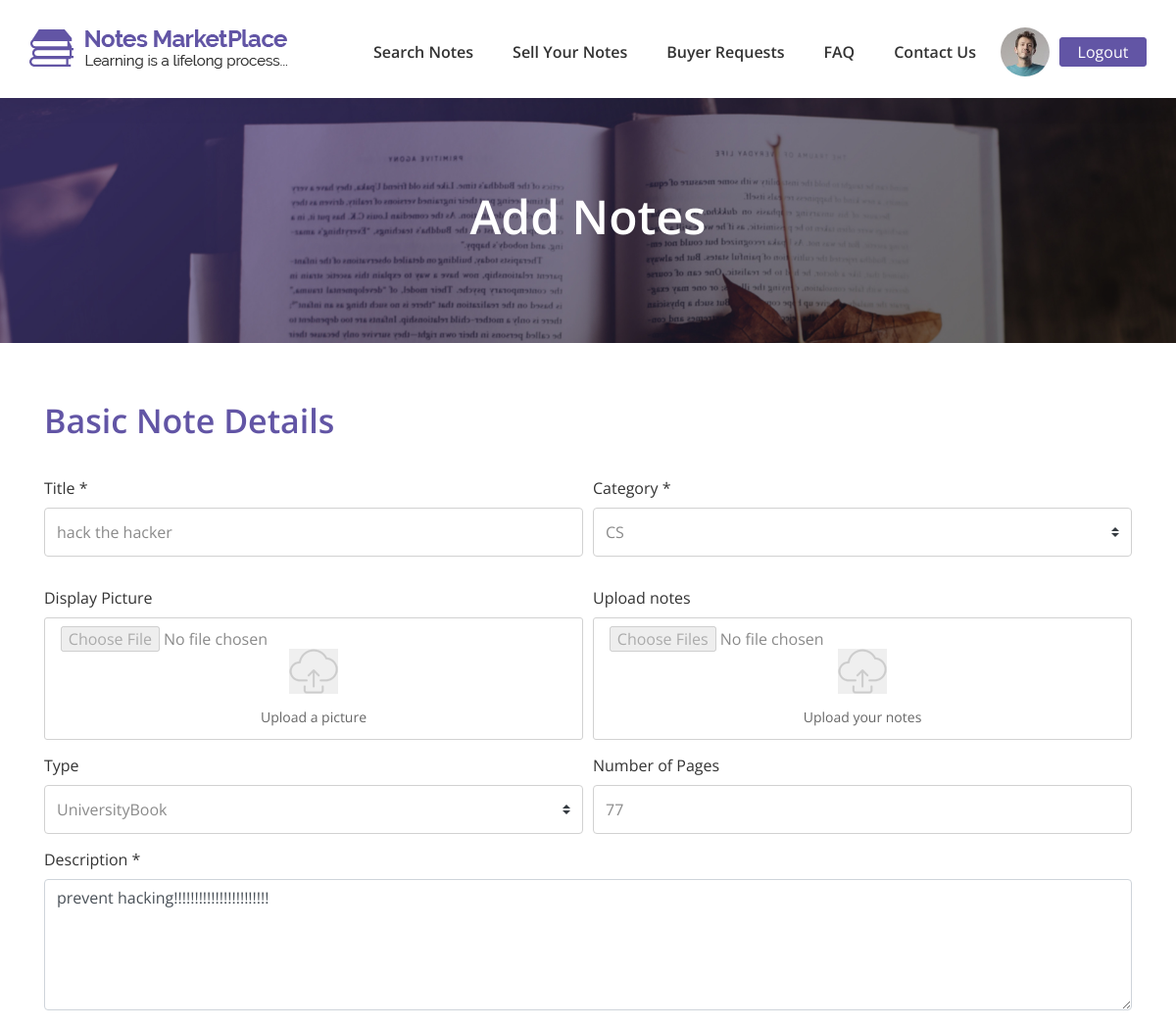
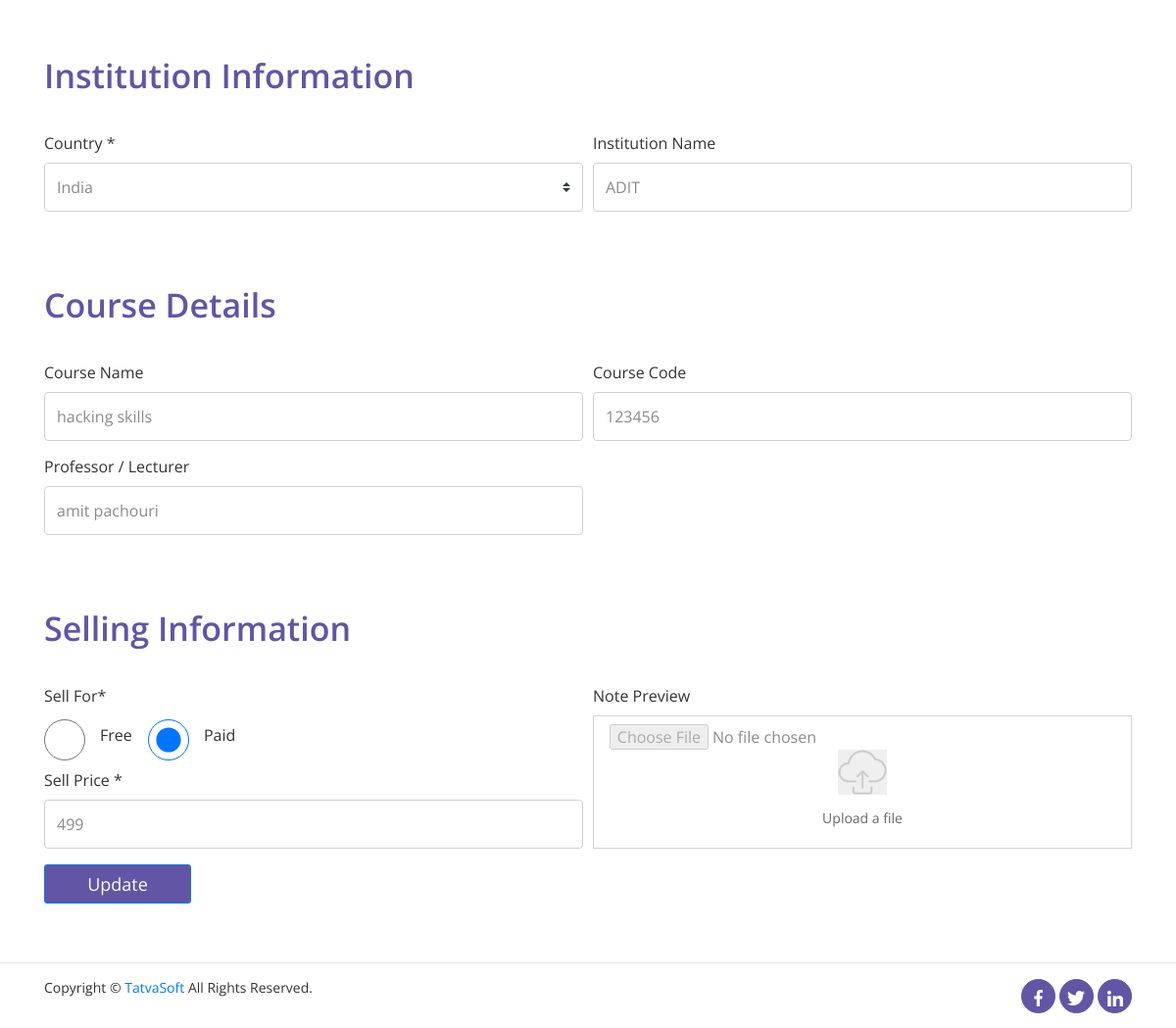
Page /php/updatenote.php?id=111 (signed in) on the committed database (2 pictures, top to bottom).
### tables this page shows
CREATE TABLE `sellernotes` (
  `ID` int(11) NOT NULL,
  `SellerID` int(11) NOT NULL,
  `Status` int(11) NOT NULL,
  `ActionedBy` int(11) DEFAULT NULL,
  `AdminRemarks` varchar(255) DEFAULT NULL,
  `PublishedDate` datetime DEFAULT NULL,
  `Title` varchar(100) NOT NULL,
  `Category` int(11) NOT NULL,
  `DisplayPicture` varchar(500) DEFAULT NULL,
  `NoteType` int(11) DEFAULT NULL,
  `NumberofPages` int(11) DEFAULT NULL,
  `Description` varchar(255) NOT NULL,
  `UniversityName` varchar(200) DEFAULT NULL,
  `Country` int(11) DEFAULT NULL,
  `Course` varchar(100) DEFAULT NULL,
  `CourseCode` varchar(100) DEFAULT NULL,
  `Professor` varchar(100) DEFAULT NULL,
  `IsPaid` int(1) NOT NULL DEFAULT 0,
  `SellingPrice` decimal(10,0) DEFAULT NULL,
  `NotesPreview` varchar(255) DEFAULT NULL,
  `CreatedDate` datetime DEFAULT current_timestamp(),
  `CreatedBy` int(11) DEFAULT NULL,
  `ModifiedDate` datetime DEFAULT current_timestamp(),
  `ModifiedBy` int(11) DEFAULT NULL,
  `IsActive` bit(1) NOT NULL DEFAULT b'1'
);

CREATE TABLE `notecategories` (
  `ID` int(11) NOT NULL,
  `Name` varchar(100) NOT NULL,
  `Description` varchar(255) NOT NULL,
  `CreatedDate` datetime DEFAULT current_timestamp(),
  `CreatedBy` int(11) DEFAULT NULL,
  `ModifiedDate` datetime DEFAULT NULL,
  `ModifiedBy` int(11) DEFAULT NULL,
  `IsActive` bit(1) NOT NULL DEFAULT b'1'
);

CREATE TABLE `notetypes` (
  `ID` int(11) NOT NULL,
  `Name` varchar(100) NOT NULL,
  `Description` varchar(255) NOT NULL,
  `CreatedDate` datetime DEFAULT current_timestamp(),
  `CreatedBy` int(11) DEFAULT NULL,
  `ModifiedDate` datetime DEFAULT NULL,
  `ModifiedBy` int(11) DEFAULT NULL,
  `IsActive` bit(1) NOT NULL DEFAULT b'1'
);

CREATE TABLE `countries` (
  `ID` int(11) NOT NULL,
  `Name` varchar(100) NOT NULL,
  `CountryCode` varchar(100) NOT NULL,
  `CreatedDate` datetime DEFAULT current_timestamp(),
  `CreatedBy` int(11) DEFAULT NULL,
  `ModifiedDate` datetime DEFAULT NULL,
  `ModifiedBy` int(11) DEFAULT NULL,
  `IsActive` bit(1) NOT NULL DEFAULT b'1'
);

### php/updatenote.php (the view, shortened to what this page needs)
<?php
include '../php/dbcon.php';
?>
<!DOCTYPE html>
<html lang="en">
<?php
    include '../php/front-header.php';
?>
    <div class="add-note-image m-top-100">
        <div class="user-text">
            <h1>Add Notes</h1>
        </div>
    </div>
    <div class="container form-wrap">
        <form method="post"  action="">
            <div class="user-heading">
                <h3>Basic Note Details</h3>
            </div>
 <?php
$id = $_GET['id'];
$selectq = "select * from sellernotes where ID=$id";
$selectque = mysqli_query($con,$selectq);
$result = mysqli_fetch_array($selectque);
            ?>
            <div class="form-row">
                <div class="form-group col-md-6">
                    <label for="exampleInputfname">Title *</label>
                    <input type="text" class="form-control" id="exampleInputfname" placeholder="Enter your notes title" name="title" required value="<?php echo $result['Title'];?>" >
                </div>
                <div class="form-group col-md-6">
                    <label for="exampleInputfname">Category *</label>
                    <?php
                    $category = "select * from notecategories where IsActive=1";
                        $categoryquery = mysqli_query($con,$category);
                        $categoryrows = mysqli_num_rows($categoryquery);
                    ?>
                    <div class="input-group mb-3">
                        <select class="custom-select" id="inputGroupSelect01" name="category" required>
                            <?php
                            for($i=1;$i<=$categoryrows;$i++){
                                $categoryrow = mysqli_fetch_array($categoryquery);
                            ?>
                            <option value="<?php echo $categoryrow['ID'];?>" <?php if($categoryrow['ID']==$result['Category']){echo "selected";}?>><?php echo $categoryrow['Name'] ?></option>
                            <?php
                            }
                            ?>
                        </select>
                    </div>
                </div>
            </div>
            <div class="form-row">
                <div class="form-group col-md-6">
                    <label for="exampleInputfname">Display Picture</label>
                    <div class="upload-custom">
                        <button >
                            <img src="../images/icons/upload-file.png">
                        </button>
                        <input type="file" id="getdisplaypic" name="displaypic" style="border:none;width:70%;margin-left:-7%;"  disabled>
                        <p class="text-center">Upload a picture</p>
                    </div>
                </div>
                <div class="form-group col-md-6">
                    <label for="exampleInputfname">Upload notes </label>
                    <div class="upload-custom">
                        <button >
                            <img src="../images/icons/upload-file.png">
                        </button>
                        <input type="file" id="getnote" name="uploadnote[]" style="border:none;width:70%;margin-left:-7%;" multiple disabled>
                        <p class="text-center">Upload your notes</p>
                    </div>
                </div>
            </div>
            <div class="form-row">
                <div class="form-group col-md-6">
                    <label for="exampleInputfname">Type</label>
                    <?php
                    $type = "select * from notetypes where IsActive=1";
                        $typequery = mysqli_query($con,$type);
                        $typerows = mysqli_num_rows($typequery);
                    ?>
                    <div class="input-group">
                        <select class="custom-select" id="inputGroupSelect01" name="type">
                            <?php
                            for($i=1;$i<=$typerows;$i++){
                                $typerow = mysqli_fetch_array($typequery);
                            ?>
                            <option value="<?php echo $typerow['ID'] ?>" <?php if($typerow['ID']==$result['NoteType']){echo "selected";}?>><?php echo $typerow['Name'] ?></option>
                            <?php
                            }
                            ?>
                        </select>
                    </div>
                </div>
                <div class="form-group col-md-6">
                    <label for="exampleInputfname">Number of Pages</label>
                    <input type="text" class="form-control" id="exampleInputfname" placeholder="Enter number of pages" name="pages" value=<?php echo $result['NumberofPages']; ?>>
                </div>
            </div>
            <div class="form-row">
                <div class="form-group col-md-12">
                    <label for="exampleInputfname">Description *</label>
                    <textarea class="form-control" id="exampleInputfname" placeholder="Enter your notes title" rows="5" required name="description" maxlength="255"><?php echo $result['Description'] ?></textarea>
                </div>
            </div>
            <div class="user-heading">
                <h3>Institution Information</h3>
            </div>
            <div class="form-row">
                <div class="form-group col-md-6">
                    <label for="exampleInputfname">Country *</label>
                    <?php
                    $country = "select * from countries where IsActive=1";
                        $countryquery = mysqli_query($con,$country);
                        $countryrows = mysqli_num_rows($countryquery);
                    ?>
                    <div class="input-group">
                        <select class="custom-select" id="inputGroupSelect01" name="country" required>
                            <?php
                            for($i=1;$i<=$countryrows;$i++){
                                $countryrow = mysqli_fetch_array($countryquery);
                            ?>
                            <option value="<?php echo $countryrow['ID'] ?>" <?php if($countryrow['ID']==$result['Country']){echo "selected";}?>><?php echo $countryrow['Name'] ?></option>
                            <?php
                            }
                            ?>
                        </select>
                    </div>
                </div>
                <div class="form-group col-md-6">
                    <label for="exampleInputlname">Institution Name</label>
                    <input type="text" class="form-control" id="exampleInputlname" placeholder="Enter your institution name" name="institution" value="<?php echo $result['UniversityName']; ?>">
                </div>
            </div>
            <div class="user-heading">
                <h3>Course Details</h3>
            </div>
            <div class="form-row">
                <div class="form-group col-md-6">
                    <label for="exampleInputfname">Course Name</label>
                    <input type="text" class="form-control" id="exampleInputfname" placeholder="Enter your course name" name="course" value="<?php echo $result['Course']; ?>">
                </div>
                <div class="form-group col-md-6">
                    <label for="exampleInputlname">Course Code</label>
                    <input type="text" class="form-control" id="exampleInputlname" placeholder="Enter your course code" name="coursecode" value="<?php echo $result['CourseCode']; ?>">
                </div>
            </div>
            <div class="form-row">
                <div class="form-group col-md-6">
                    <label for="exampleInputfname">Professor / Lecturer</label>
                    <input type="text" class="form-control" id="exampleInputfname" placeholder="Enter your professor name" name="professor" value="<?php echo $result['Professor']; ?>">
                </div>
            </div>
            <div class="user-heading">
                <h3>Selling Information</h3>
            </div>
            <div class="form-row">
                <div class="col-md-6">
                    <div class="form-group">
                        <label for="exampleInputfname">Sell For*</label>
                        <div class="form-check form-check-inline">
                            <input class="form-check-input" type="radio" name="sellfor" value="5" required <?php if($result['IsPaid']==5){echo "checked"; } ?>>
                            <label class="form-check-label" for="inlineRadio1" style="margin-left: 10px;">Free</label>
                        </div>
                        <div class="form-check form-check-inline">
                            <input class="form-check-input" type="radio" name="sellfor" id="inlineRadio2" value="4" <?php if($result['IsPaid']==4){echo "checked"; } ?>>
                            <label class="form-check-label" for="inlineRadio2" style="margin-left: 10px;">Paid</label>
                        </div>
                        <div class="form-group">
                            <label for="exampleInputfname">Sell Price *</label>
                            <input type="text" class="form-control" id="exampleInputfname" placeholder="Enter your price" name="price" required value="<?php echo $result['SellingPrice']; ?>">
                        </div>
                    </div>
                </div>
                <div class="form-group col-md-6">
                    <label for="exampleInputfname">Note Preview</label>
                    <div class="upload-custom-add-notes">
                        <button>
                            <img src="../images/icons/upload-file.png">
                        </button>
                        <input type="file" id="getpreview" name="preview" style="border:none;width:70%;margin-left:-7%;" disabled>
                        <p class="text-center">Upload a file</p>
                    </div>
                </div>
            </div>
            <button type="submit" class="btn btn-primary" id="submit-btn-user" name="update">Update</button>
        </form>
    </div>
<?php
    include '../php/footer.php';
?>
</html>

### css/style.css (style rules this page uses)
* { margin: 0px; padding: 0px; box-sizing: border-box; }
body, html { height: 100%; font-family: Open Sans; }
.m-top-100 { margin-top: 100px; }
.form-group label { font-size: 16px; font-weight: 400; line-height: 20px; color: #333333; padding-bottom: 10px; }
.form-group input { font-family: Open Sans; font-size: 16px; font-weight: 400; line-height: 20px; color: #000; height: 50px; border: 1px solid #d1d1d1; }
.form-wrap .form-group input { font-family: Open Sans; font-size: 16px; font-weight: 400; line-height: 20px; color: #8a8a8a; height: 50px; border: 1px solid #d1d1d1; }
.form-group .input-group .custom-select option { font-weight: 400 !important; font-family: Open Sans !important; font-size: 16px !important; line-height: 20px !important; color: #8a8a8a !important; }
.form-group .input-group select { font-family: Open Sans; font-size: 16px; font-weight: 400; line-height: 20px; color: #8a8a8a; height: 50px; border: 1px solid #d1d1d1; }
p { font-size: 14px; line-height: 1.7; color: #666666; margin: 0px; }
input { font-family: Open Sans; font-size: 16px; font-weight: 400; line-height: 20px; color: #000; }
label { margin: 0; display: block; }
.user-text { text-align: center; position: absolute; top: 50%; left: 50%; -webkit-transform: translate(-50%, -50%); transform: translate(-50%, -50%); color: white; }
.user-text h1 { font-family: Open Sans; font-size: 48px; font-weight: 600; line-height: 52px; }
.user-heading h3 { font-family: Open Sans; font-size: 34px; font-weight: 600; line-height: 38px; color: #6255a5; padding: 60px 0 40px 0; margin: 0; }
.container .form-row .form-group .upload-custom { border: 1px solid #d1d1d1; width: 100%; height: 125px; border-radius: 3px; }
.container .form-row .form-group .upload-custom button { border: none; position: relative; left: 50%; top: 25%; -webkit-transform: translate(-50%, -0%); transform: translate(-50%, -0%); }
.container .form-row .form-group .upload-custom p { position: relative; left: 50%; top: 25%; -webkit-transform: translate(-50%, -0%); transform: translate(-50%, -0%); }
#submit-btn-user { background: #6255a5; width: 150px; height: 40px; border-radius: 3px; -webkit-text-decoration-color: #fff; text-decoration-color: #fff; font-style: Open Sans; font-size: 18px; line-height: 22px; -webkit-transition: all 0.6s; transition: all 0.6s; }
.add-note-image { background-image: url(../images/posters/banner-with-overlay-1.jpg); height: 250px; background-position: center; background-repeat: no-repeat; background-size: cover; position: relative; }
.container .form-row .form-group .upload-custom-add-notes { border: 1px solid #ced4da; width: 100%; height: 82%; }
.container .form-row .form-group .upload-custom-add-notes button { border: none; position: relative; left: 50%; top: 25%; -webkit-transform: translate(-50%, -0%); transform: translate(-50%, -0%); }
.container .form-row .form-group .upload-custom-add-notes p { position: relative; left: 50%; top: 25%; -webkit-transform: translate(-50%, -0%); transform: translate(-50%, -0%); }
input[type=radio] { box-sizing: border-box; width: 42px; height: 42px; border: 1px solid #d1d1d1; padding: 0; }
select { font-family: Open Sans; text-overflow: ellipsis; white-space: nowrap; }
option { font-family: Open Sans; color: dimgrey !important; font-weight: 100; }

### rows in the picture
sellernotes: title "hack the hacker", category "CS", type "UniversityBook", pages "77", description "prevent hacking!!!!!!!!!!!!!!!!!!!!!!!", country "India", institution "ADIT", course "hacking skills", coursecode "123456", professor "amit pachouri", IsPaid "☑ Paid", price "499"
